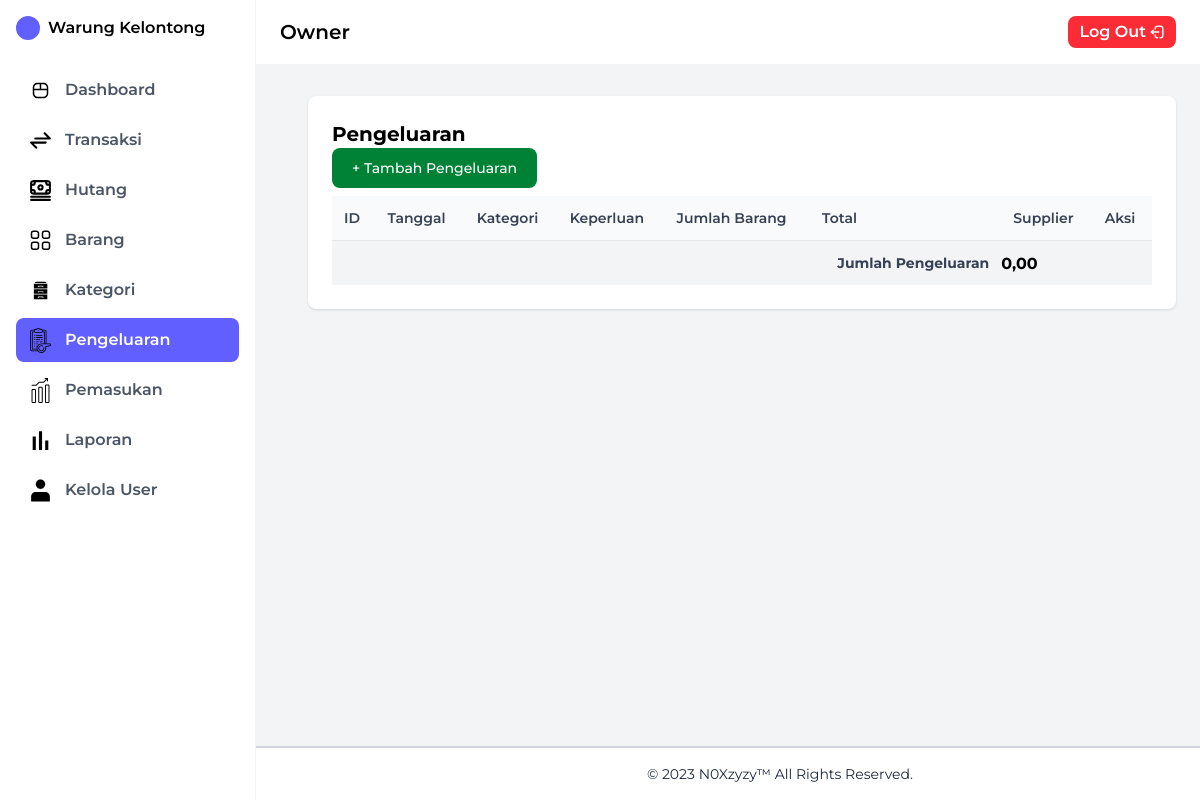
The page /Views/pengeluaran.php (signed in) on the database as committed earlier.
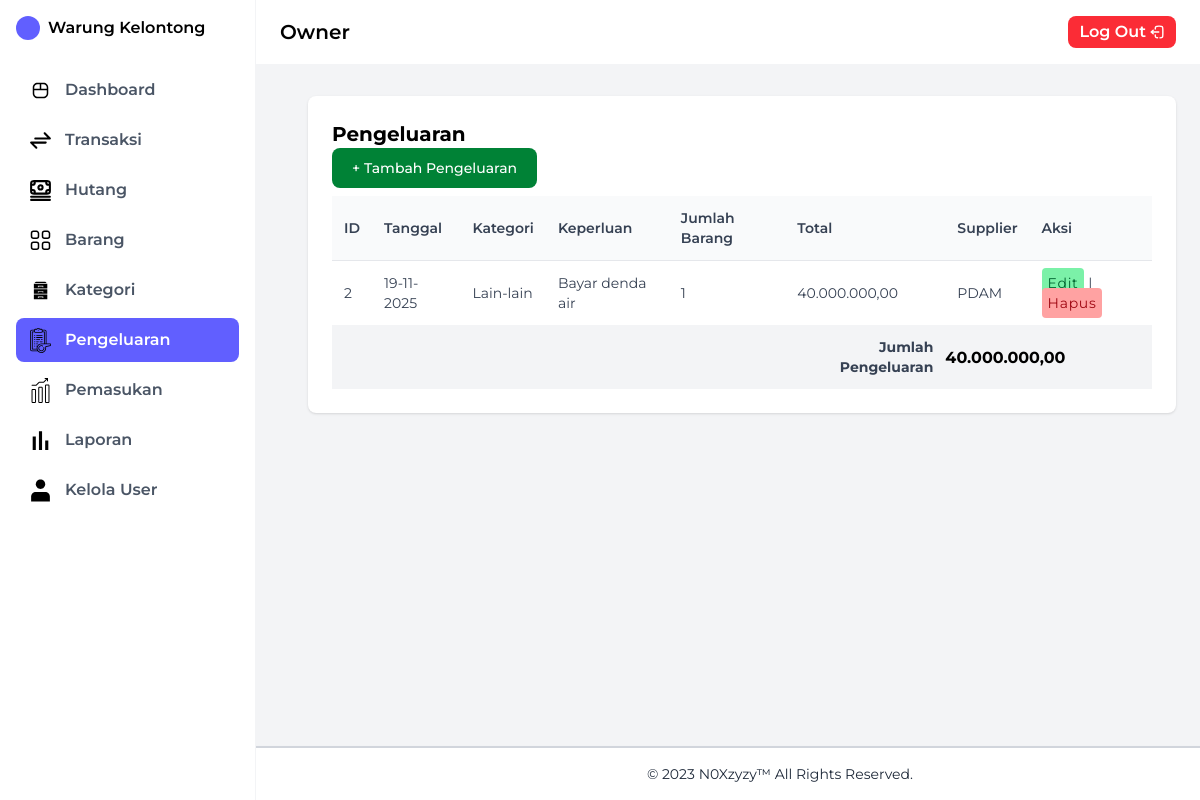
The same page on the database as committed later.
### tables this page shows
CREATE TABLE `pengeluaran` (
  `id_pengeluaran` int NOT NULL,
  `tanggal` date NOT NULL,
  `kategori` enum('Belanja','Operasional','Lain-lain') NOT NULL,
  `keperluan` varchar(255) NOT NULL,
  `jumlah` int DEFAULT NULL,
  `total` decimal(12,2) NOT NULL,
  `supplier` varchar(100) DEFAULT NULL,
  `id_laporan` int DEFAULT NULL
);

### Views/pengeluaran.php (the view, shortened to what this page needs)
<?php
require '../Config/koneksi.php';
$query = mysqli_query($conn, "SELECT * FROM pengeluaran ORDER BY id_pengeluaran DESC");
$totalPengeluaran = mysqli_query($conn, "SELECT SUM(total) as total_semua FROM pengeluaran");
$totalRow = mysqli_fetch_assoc($totalPengeluaran);
$grandTotal = $totalRow['total_semua'] ?? 0;
include '../Layout/sidebar.php';
include '../Layout/footer.php';
?>
<!DOCTYPE html>
<html lang="en">
<head>
  <script src="https://cdn.jsdelivr.net/npm/@tailwindcss/browser@4"></script>
</head>
<body class="bg-gray-100 h-full flex">
  <div class="flex flex-1 flex-col">
    <?php include '../Layout/header.php';
    ?>
    <main class="p-6 pt-24 pl-32 flex-1">
      <div class="bg-white rounded-lg shadow p-6">
        <h1 class="font-bold text-xl">Pengeluaran</h1>
        <button type="button" class="focus:outline-none text-white bg-green-700 hover:bg-green-800 focus:ring-4 focus:ring-green-300 font-medium rounded-lg text-sm px-5 py-2.5 me-2 mb-2 dark:bg-green-600 dark:hover:bg-green-700">
          <a href="tambahPengeluaran.php">+ Tambah Pengeluaran</a></button>
        <table class="w-full">
          <thead class="border-b border-gray-200 bg-gray-50">
            <tr>
              <th class="p-3 text-sm font-semibold text-left text-gray-700">ID</th>
              <th class="p-3 text-sm font-semibold text-left text-gray-700">Tanggal</th>
              <th class="p-3 text-sm font-semibold text-left text-gray-700">Kategori</th>
              <th class="p-3 text-sm font-semibold text-left text-gray-700">Keperluan</th>
              <th class="p-3 text-sm font-semibold text-left text-gray-700">Jumlah Barang</th>
              <th class="p-3 text-sm font-semibold text-left text-gray-700">Total</th>
              <th class="p-3 text-sm font-semibold text-left text-gray-700">Supplier</th>
              <?php if (isset($_SESSION['id_user']) && ($_SESSION['role'] === 'owner')) { ?>
                <th class="p-3 text-sm font-semibold text-left text-gray-700">Aksi</th>
              <?php } ?>
            </tr>
          </thead>
          <tbody>
            <?php while ($row = mysqli_fetch_assoc($query)) : ?>
            <tr class="odd:bg-white even:bg-gray-50">
                <td class="p-3 text-sm text-gray-700"><?= $row['id_pengeluaran'] ?></td>
                <td class="p-3 text-sm text-gray-700"><?= date('d-m-Y', strtotime($row['tanggal'])) ?></td>
                <td class="p-3 text-sm text-gray-700"><?= ucfirst($row['kategori']) ?></td>
                <td class="p-3 text-sm text-gray-700"><?= htmlspecialchars($row['keperluan']) ?></td>
                <td class="p-3 text-sm text-gray-700"><?= $row['jumlah'] ?></td>
                <td class="p-3 text-sm text-gray-700"><?= number_format($row['total'], 2, ',', '.') ?></td>
                <td class="p-3 text-sm text-gray-700"><?= htmlspecialchars($row['supplier']) ?></td>
                <td class="p-3 text-sm text-gray-700">
                  <a class="p-1.5 tracking-wider bg-green-300 text-green-800 rounded-sm bg-opacity-30 cursor-pointer" href="editPengeluaran.php?id_pengeluaran=<?= $row['id_pengeluaran'] ?>">Edit</a> |
                  <a class="p-1.5 tracking-wider bg-red-300 text-red-800 rounded-sm bg-opacity-30 cursor-pointer" href="hapusPengeluaran.php?id_pengeluaran=<?= $row['id_pengeluaran'] ?>" onclick="return confirm('Yakin ingin menghapus?')">Hapus</a>
                </td>
            </tr>
            <?php endwhile; ?>
          </tbody>
          <tfoot>
            <tr class="bg-gray-100 font-bold ">
              <td colspan="5"></td>
              <td class="p-3 text-gray-700 text-right text-sm">Jumlah Pengeluaran</td>
              <td colspan="2"><?= number_format($grandTotal, 2, ',', '.') ?></td>
            </tr>
          </tfoot>
        </table>
      </div>
    </main>
  </div>
</body>
</html>

Rows that differ between the two databases and show on the page:
added pengeluaran: id_pengeluaran "2", tanggal "19-11-2025", kategori "Lain-lain", keperluan "Bayar denda air", jumlah "1", total "40.000.000,00", supplier "PDAM"
Other text that changed with them:
$grandTotal: "0,00" → "40.000.000,00"
